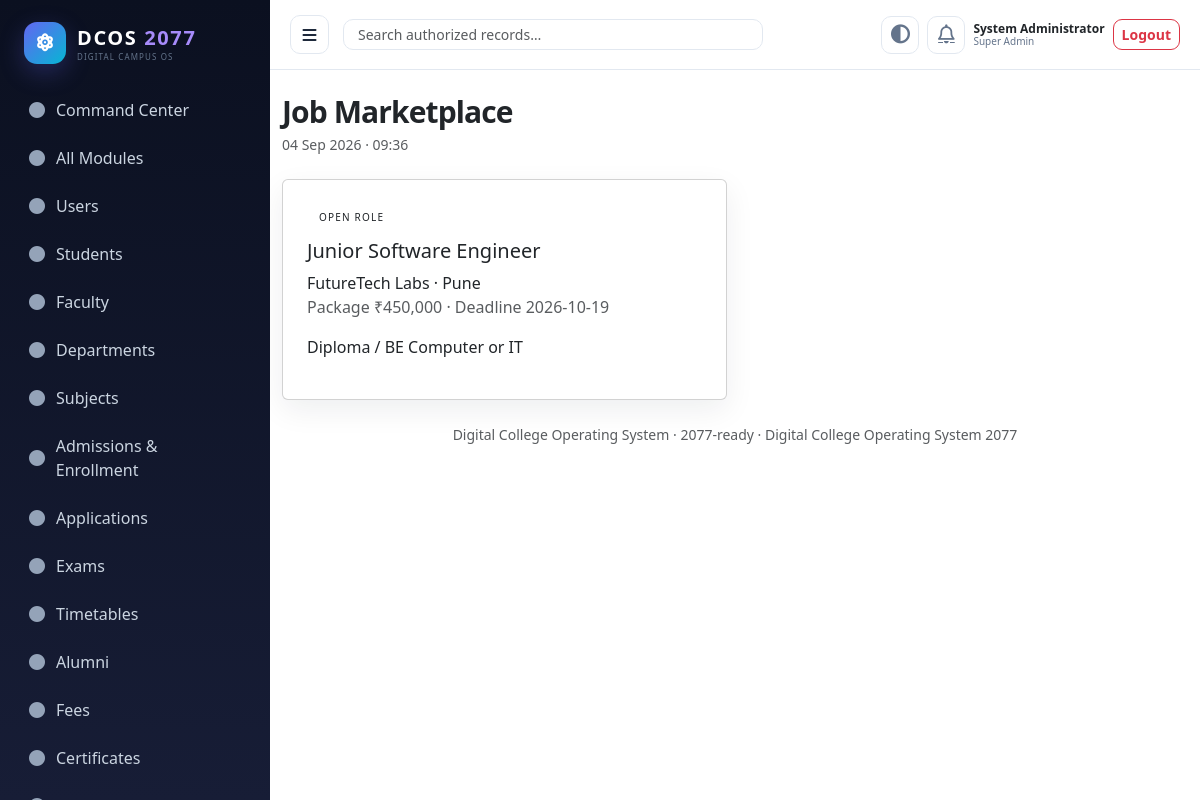
Screenshot of /placement/jobs.php (signed in) with the database file from the repository.
### tables this page shows
CREATE TABLE jobs(id INT AUTO_INCREMENT PRIMARY KEY,company_id INT,title VARCHAR(180),location VARCHAR(120),package_amount DECIMAL(12,2),eligibility TEXT,deadline DATE,status VARCHAR(30) DEFAULT 'Open',FOREIGN KEY(company_id) REFERENCES companies(id));

CREATE TABLE companies(id INT AUTO_INCREMENT PRIMARY KEY,name VARCHAR(180),website VARCHAR(255),industry VARCHAR(120),contact_email VARCHAR(190),status VARCHAR(30) DEFAULT 'Active');

### config/database.php (called while the page is built, shortened)
<?php
function db(): PDO {
    $host=getenv('CMS_DB_HOST') ?: '127.0.0.1'; $name=getenv('CMS_DB_NAME') ?: 'college_management';
    $user=getenv('CMS_DB_USER') ?: 'root'; $pass=getenv('CMS_DB_PASS') ?: '';
    $dsn="mysql:host={$host};dbname={$name};charset=utf8mb4";
    $pdo=new PDO($dsn,$user,$pass,[PDO::ATTR_ERRMODE=>PDO::ERRMODE_EXCEPTION,PDO::ATTR_DEFAULT_FETCH_MODE=>PDO::FETCH_ASSOC,PDO::ATTR_EMULATE_PREPARES=>false]);
    return $pdo;
}

### helpers/security.php (called while the page is built, shortened)
<?php
function e($v){return htmlspecialchars((string)$v,ENT_QUOTES,'UTF-8');}

### placement/jobs.php (the view)
<?php require_once __DIR__.'/../includes/bootstrap.php';require_login();check_csrf();if($_SERVER['REQUEST_METHOD']==='POST'&&has_role('Student')){try{$q=db()->prepare('SELECT id FROM students WHERE user_id=?');$q->execute([actor_id()]);$sid=(int)$q->fetchColumn();$resume=null;$s=db()->prepare('SELECT id FROM job_applications WHERE job_id=? AND student_id=?');$s->execute([(int)$_POST['job_id'],$sid]);if(!$s->fetch()){db()->prepare('INSERT INTO job_applications(job_id,student_id,status) VALUES(?,?,\'Applied\')')->execute([(int)$_POST['job_id'],$sid]);$_SESSION['flash']=['success','Job application submitted'];}}catch(Throwable $e){$_SESSION['flash']=['danger',$e->getMessage()];}redirect('jobs.php');}$jobs=db()->query("SELECT j.*,c.name company FROM jobs j JOIN companies c ON c.id=j.company_id WHERE j.status='Open' ORDER BY j.deadline")->fetchAll();page_top('Job Marketplace');flash();?><div class='row g-3'><?php foreach($jobs as $j):?><div class='col-md-6'><div class='card p-4 h-100'><span class='pill'>OPEN ROLE</span><h5 class='mt-2'><?=e($j['title'])?></h5><div><?=e($j['company'])?> · <?=e($j['location'])?></div><div class='text-muted'>Package ₹<?=e(number_format($j['package_amount']))?> · Deadline <?=e($j['deadline'])?></div><p class='mt-3'><?=e($j['eligibility'])?></p><?php if(has_role('Student')):?><form method='post'><input type='hidden' name='csrf' value='<?=e(csrf_token())?>'><input type='hidden' name='job_id' value='<?=e($j['id'])?>'><button class='btn btn-primary'>Apply</button></form><?php endif;?></div></div><?php endforeach;?></div><?php page_bottom();

### assets/css/app.css (style rules this page uses)
:root { --primary:#4f46e5;--primary2:#6366f1;--secondary:#0ea5e9;--success:#10b981;--warning:#f59e0b;--danger:#ef4444;--info:#06b6d4;--bg:#f8fafc;--panel:#fff;--ink:#1e293b;--muted:#64748b;--line:#e2e8f0;--dark:#0f172a;--sidebar:#0b1020;--sidebar2:#171d36;--radius:14px;--shadow:0 10px 30px rgba(15,23,42,.07);--shadow-lg:0 24px 70px rgba(15,23,42,.15) }
* { box-sizing:border-box }
html { scroll-behavior:smooth }
body { margin:0;background:var(--bg);color:var(--ink);font-family:Inter,ui-sans-serif,system-ui,-apple-system,BlinkMacSystemFont,"Segoe UI",Roboto,Arial,sans-serif;font-size:14px;line-height:1.55 }
.card { border:1px solid var(--line);box-shadow:var(--shadow);border-radius:var(--radius);background:var(--panel) }
.pill { display:inline-flex;border:1px solid rgba(255,255,255,.22);border-radius:999px;padding:5px 11px;font-size:10px;letter-spacing:.12em;text-transform:uppercase;background:rgba(255,255,255,.06) }

### rows the page displays
jobs: title "Junior Software Engineer", company.name "FutureTech Labs", location "Pune", package_amount "450,000", deadline "2026-10-19", eligibility "Diploma / BE Computer or IT"

### other values shown
$label "Command Center"
$label "All Modules"
$label "Users"
$label "Students"
$label "Faculty"
$label "Departments"
$label "Subjects"
$label "Admissions & Enrollment"
$label "Applications"
$label "Exams"
$label "Timetables"
$label "Alumni"
$label "Fees"
$label "Certificates"
$u['name'] "System Administrator"
